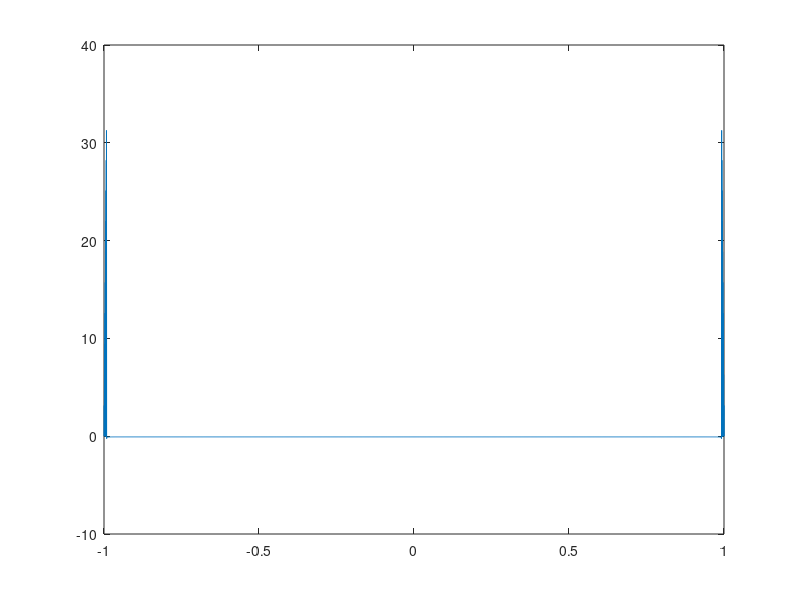
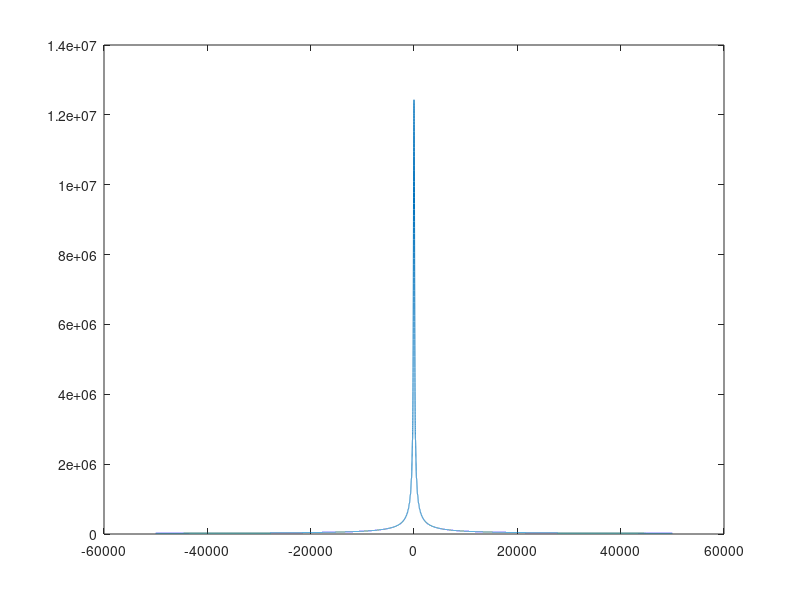
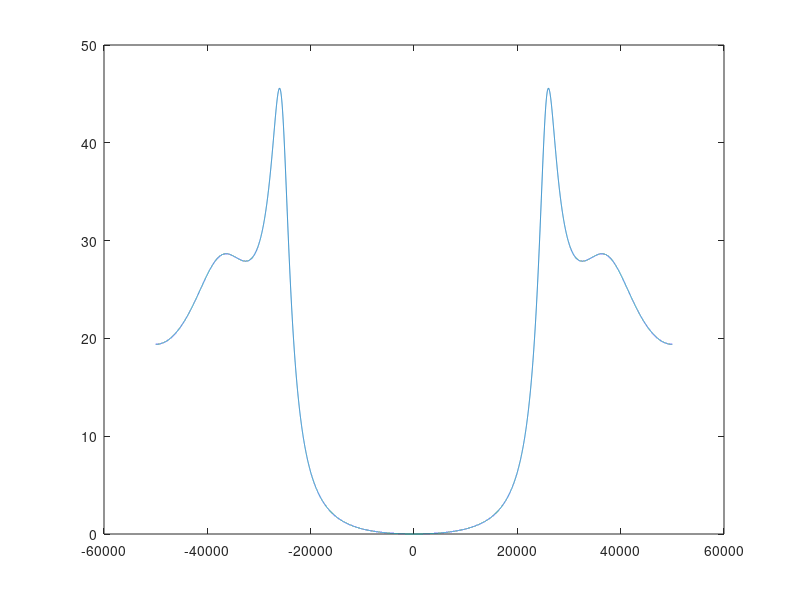
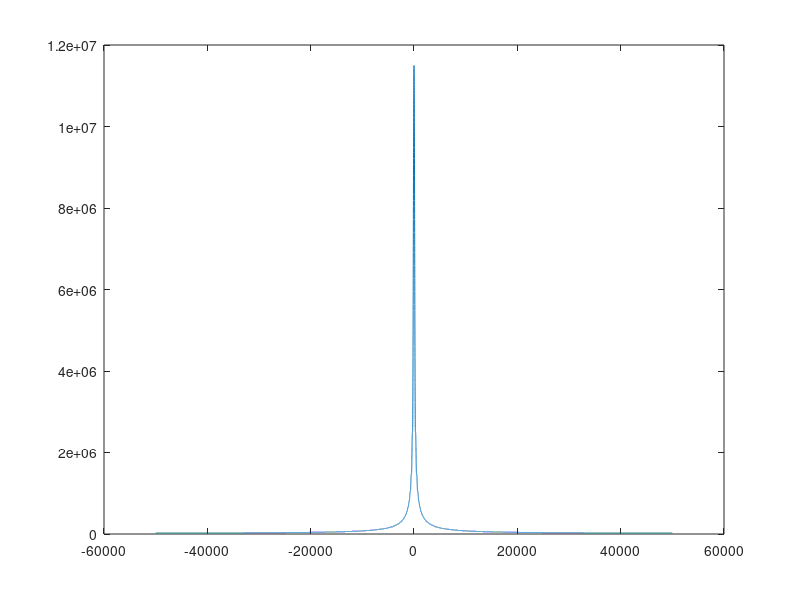

Write MATLAB code to recreate these figures, in order.
% Joseph Mercedes
% Assignment #10
% 4/24/13

clear all; close all; clc;

%% Problem 1

% Part A
ssig = 0;
t = linspace(-1,1,5000);
for f=1:50000
    ssig1 = sin(2*pi*f*t);
    ssig = ssig1 + ssig;
end

ssigf = fft(ssig)
figure;
plot(t,ssigf)

%% Part B

Fs = 100000;
Fpass = 10000;
Fstop = 20000;
Apass = 5;
Astop = 50;
Wpass = 2*Fpass/Fs;
Wstop = 2*Fstop/Fs;
n = buttord([Wpass],[Wstop],Apass,Astop);
[b,a] = butter(n,[Wpass]);
[H,W] = freqz(b,a);
f = W.*Fs/2/pi;
butf = filter(b,a,f)

N = 2^15;
butfft = fft(butf,N);
butfft = fftshift(abs(butfft));
BF = Fs.*(-N/2:N/2-1)/N;

figure;
plot(BF,butfft)

%% Part C

Fs = 100000;
Fpass = 25000;
Fstop = 10000;
Astop = 40;
Apass = 2;
Wpass = 2*Fpass/Fs;
Wstop = 2*Fstop/Fs;
n = cheb1ord([Wpass],[Wstop],Apass,Astop);
[b,a] = cheby1(n,Apass,[Wpass],'high');
[H,W] = freqz(b,a);
f = W.*Fs/2/pi;
chebf = filter(b,a,f);

N = 2^15;
chebfft = fft(chebf,N);
chebfft = fftshift(abs(chebfft));
CF = Fs.*(-N/2:N/2-1)/N;

figure;
plot(CF,chebfft)

%% Part D

Fs = 100000;
Fstop1 = 15000;
Fstop2 = 35000;
Apass = 3;
Astop = 60;
Fpass1 = 5000;
Fpass2 = 45000;

Wpass1 = 2*Fpass1/Fs;
Wpass2 = 2*Fpass2/Fs;
Wstop1 = 2*Fstop1/Fs;
Wstop2 = 2*Fstop2/Fs;

n = cheb2ord([Wpass1 Wpass2],[Wstop1,Wstop2],Apass,Astop);
[b,a] = cheby2(n,Astop,[Wpass1 Wpass2],'stop');
f = W.*Fs/2/pi;
chebf = filter(b,a,f);

N = 2^15;
chebfft = fft(chebf,N);
chebfft = fftshift(abs(chebfft));
CF = Fs.*(-N/2:N/2-1)/N;

figure;
plot(CF,chebfft)

%% Part E

Fs = 100000;
Fpass1 = 20000;
Fpass2 = 30000;
Apass = 2;
Astop = 60;
Fstop1 = 15000;
Fstop2 = 35000;

Wpass1 = 2*Fpass1/Fs;
Wpass2 = 2*Fpass2/Fs;
Wstop1 = 2*Fstop1/Fs;
Wstop2 = 2*Fstop2/Fs;

n = ellipord([Wpass1 Wpass2],[Wstop1,Wstop2],Apass,Astop);
[b,a] = ellip(n,Apass,Astop,[Wpass1 Wpass2]);
f = W.*Fs/2/pi;
ellipf = filter(b,a,f);

N = 2^15;
ellipfft = fft(ellipf,N);
ellipfft = fftshift(abs(ellipfft));
EF = Fs.*(-N/2:N/2-1)/N;

figure;
plot(EF,ellipfft)

%% Problem 2

% Part A
t = linspace(0,1,5000);
t = t';
s1 = sin(2.*pi.*t.*261.626);
s2 = sin(2.*pi.*t.*293.665);
s3 = sin(2.*pi.*t.*329.628);
s4 = sin(2.*pi.*t.*349.228);
s5 = sin(2.*pi.*t.*391.995);
s6 = sin(2.*pi.*t.*440);
s7 = sin(2.*pi.*t.*493.883);
s8 = sin(2.*pi.*t.*523.251);
s9 = sin(2.*pi.*t.*587.330);
s10 = sin(2.*pi.*t.*659.255);

y = [3*s2; 3*s2; 3*s2; 4*s5; 4*s4; 4*s3; 2*s8; 2*s10; 2*s9];
sound(y);

% Part C
[b,a] = butter(4,.1,'low');
yy = filter(b,a,y);
sound(yy)